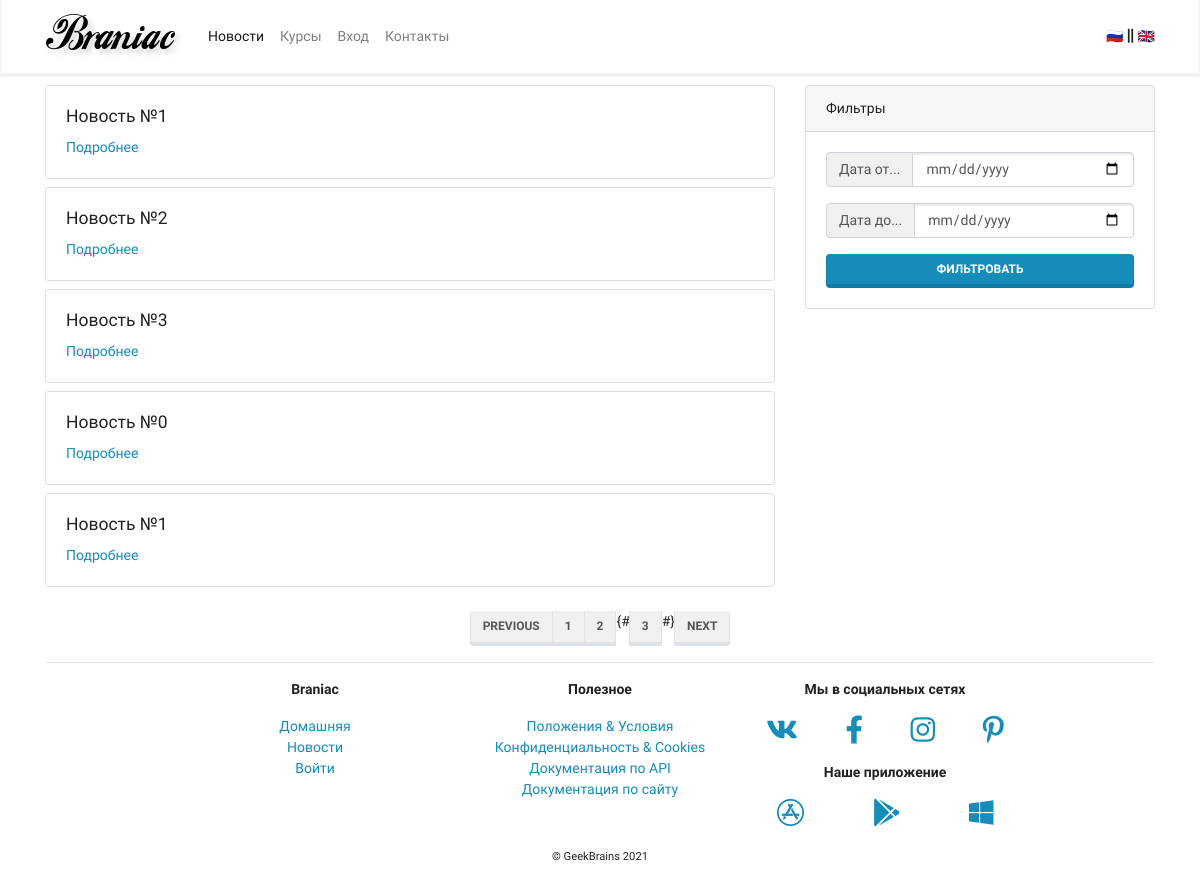
Page /mainapp/news/ on the earlier database version.
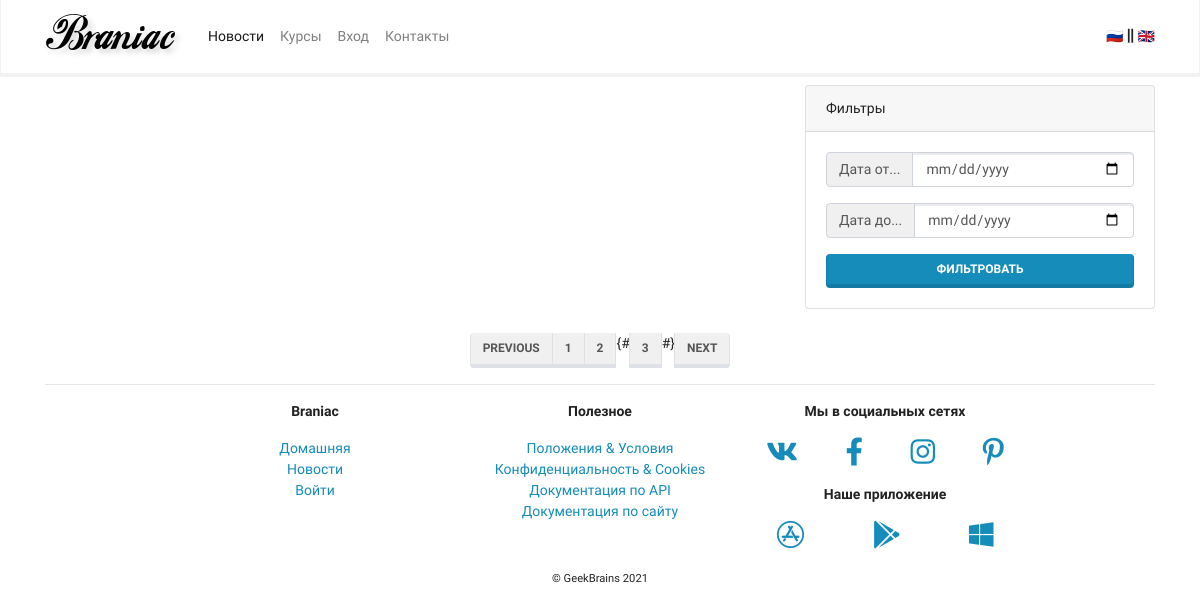
Same page on the later database version.
### mainapp/models.py (models this page shows, shortened)
class BaseModel(models.Model):
    created_at = models.DateTimeField(auto_now_add=True, verbose_name='Дата создания')
    update_at = models.DateTimeField(auto_now=True, verbose_name='Дата последнего изменения')
    deleted = models.BooleanField(default=False, verbose_name='Удалён')
    class Meta:
        abstract = True
        ordering = ('-created_at',)

class News(BaseModel):
    title = models.CharField(max_length=256, verbose_name='Заголовок')
    preamble = models.CharField(max_length=512, verbose_name='Вступление')
    body = models.TextField(verbose_name='Содержание')
    body_as_markdown = models.BooleanField(default=False, verbose_name='Разметка в формате Markdown')
    class Meta:
        verbose_name = 'новость'
        verbose_name_plural = 'новости'

### mainapp/views.py (the view)
# urls.py: path('news/', views.NewsListView.as_view(), name='news'),
class NewsListView(ListView):
    model = News
    paginate_by = 5
    def get_queryset(self):
        return super().get_queryset().filter(deleted=False)

### mainapp/templates/mainapp/news_list.html (shortened to what this page needs)
{% extends 'mainapp/base.html' %}
{% block content %}
<div class="row">
    <div class="col-lg-8">
        {% for item in object_list %}
        <div class="card my-2">
            <div class="card-body">
                <h5 class="card-title">{{ item.title }}</h5>
                <div class="row">
                    <div class="col">
                        <a href="{% url 'mainapp:news_detail' pk=item.pk %}"
                           class="card-link">Подробнее</a>
                    </div>
                </div>
            </div>
        </div>
        {% endfor %}
    </div>
    <div class="col-lg-4">
        <div class="card my-2 sticky-top">
            <div class="card-header">
                Фильтры
            </div>
            <div class="card-body">
                <form action="">
                    <div class="input-group mb-3">
                        <div class="input-group-prepend">
                            <span class="input-group-text" id="basic-addon1">Дата от...</span>
                        </div>
                        <input type="date" class="form-control" name="dateFrom">
                    </div>
                    <div class="input-group mb-3">
                        <div class="input-group-prepend">
                            <span class="input-group-text" id="basic-addon1">Дата до...</span>
                        </div>
                        <input type="date" class="form-control" name="dateTo">
                    </div>
                    <button type="submit"
                            class="btn btn-primary btn-block">Фильтровать
                    </button>
                </form>
            </div>
        </div>
    </div>
</div>
<div class="row justify-content-center align-items-center mt-3 mb-n3">
    <nav aria-label="Page navigation example">
        <ul class="pagination">
            <li class="page-item"><a class="page-link" href="#">Previous</a></li>
            <li class="page-item"><a class="page-link" href="#">1</a></li>
            <li class="page-item"><a class="page-link" href="#">2</a></li>
            {#
            <li class="page-item"><a class="page-link" href="#">3</a></li>
            #}
            <li class="page-item"><a class="page-link" href="#">Next</a></li>
        </ul>
    </nav>
</div>
{% endblock content %}

### mainapp/templates/mainapp/base.html (shortened to what this page needs)
{% load static %}
<!doctype html>
<html lang="ru">
<head>
    <link rel="stylesheet" href="{% static 'css/bootstrap.min.css' %}">
    <link rel="stylesheet" href="{% static 'css/Chart.min.css'%}">
    <link rel="stylesheet" href="{% static 'css/fontawesome.all.min.css'%}">
</head>
<body>
    <nav class="navbar navbar-expand-lg navbar-light bg-light">
        <div class="container">
            <a class="navbar-brand" href="{% url 'mainapp:index' %}">
                <img src="{% static 'img/logo.png' %}" alt="">
            </a>
            {% include 'mainapp/includes/inc_main_menu.html'%}
        </div>
    </nav>
    <div class="container-md">
    {% block content %}
    {% endblock %}
    </div>
    <div class="container-lg mt-auto">
        <hr>
        <div class="row justify-content-center">
            <div class="col-sm-6 col-md-3 text-center">
                <p>
                    <strong>Braniac</strong>
                </p>
                <p>
                <ul class="list-unstyled">
                    <li><a href="index.html">Домашняя</a></li>
                    <li><a href="news.html">Новости</a></li>
                    <li><a href="login.html">Войти</a></li>
                </ul>
                </p>
            </div>
            <div class="col-sm-6 col-md-3 text-center">
                <p>
                    <strong>Полезное</strong>
                </p>
                <p>
                <ul class="list-unstyled">
                    <li><a href="#">Положения &amp; Условия</a></li>
                    <li><a href="#">Конфиденциальность &amp; Cookies</a></li>
                    <li><a href="#">Документация по API</a></li>
                    <li><a href="doc_site.html">Документация по сайту</a></li>
                </ul>
                </p>
            </div>
            <div class="col-sm-6 col-md-3 text-center">
                <p>
                    <strong>Мы в социальных сетях</strong>
                </p>
                <p>
                <div class="row justify-content-around">
                    <div><a href="#"><i class="fab fa-vk fa-2x"></i></a></div>
                    <div><a href="#"><i class="fab fa-facebook-f fa-2x"></i></a></div>
                    <div><a href="#"><i class="fab fa-instagram fa-2x"></i></a></div>
                    <div><a href="#"><i class="fab fa-pinterest-p fa-2x"></i></a></div>
                </div>
                </p>
                <p>
                    <strong>Наше приложение</strong>
                </p>
                <p>
                <div class="row justify-content-around">
                    <div><a href="#"><i class="fab fa-app-store fa-2x"></i></a></div>
                    <div><a href="#"><i class="fab fa-google-play fa-2x"></i></a></div>
                    <div><a href="#"><i class="fab fa-windows fa-2x"></i></a></div>
                </div>
                </p>
            </div>
        </div>
        <div class="row justify-content-center">
            <div>
                <p><small>&copy; GeekBrains 2021</small></p>
            </div>
        </div>
    </div>
</body>
</html>

### mainapp/templates/mainapp/includes/inc_main_menu.html
<div class="collapse navbar-collapse" id="navbarSupportedContent">
    <ul class="navbar-nav mr-auto">
        <li class="nav-item {% if request.resolver_match.view_name == 'mainapp:news' %}active{% endif %}">
            <a class="nav-link" href="{% url 'mainapp:news' %}">Новости</a>
        </li>
        <li class="nav-item {% if request.resolver_match.view_name == 'mainapp:courses' %} active {% endif %} ">
            <a class="nav-link" href="{% url 'mainapp:courses' %}">Курсы</a>
        </li>
            {% if user.is_authenticated %}
        <li class="nav-item dropdown">
            <a class="nav-link dropdown-toggle" href="#" id="ddProfile" role="button" data-toggle="dropdown"
               aria-haspopup="true" aria-expanded="false">
                Профиль
            </a>
            <div class="dropdown-menu" aria-labelledby="ddProfile">
                <a class="dropdown-item" href="{% url 'authapp:edit' %}">Редактировать профиль</a>
                <a class="dropdown-item" href="#">Мои курсы</a>
                <div class="dropdown-divider"></div>
                {% if user.is_staff %}
                <a class="dropdown-item" href="{% url 'admin:index' %}">Модерация</a>
                {% endif %}
                {% if user.is_superuser %}
                <a class="dropdown-item" href="{% url 'admin:index' %}">Административный раздел</a>
                <a class="dropdown-item" href="{% url 'mainapp:logs_list' %}">Логи</a>
                {% endif %}
                <div class="dropdown-divider"></div>
                <a class="dropdown-item" href="{% url 'authapp:logout' %}">Выход</a>
            </div>
        </li>
            {% else %}
                <li class="nav-item ">
                    <a class="nav-link" href="{% url 'authapp:login' %}">Вход</a>
                </li>
            {% endif %}
        <li class="nav-item {% if request.resolver_match.view_name == 'mainapp:contacts' %} active {% endif %} ">
            <a class="nav-link" href="{% url 'mainapp:contacts' %}">Контакты</a>
        </li>
    </ul>
    <span><a href="#">🇷🇺</a> <i class="fas fa-grip-lines-vertical"></i> <a href="#">🇬🇧</a></span>
</div>

Differences in the rows shown:
removed News: title "Новость №1"
removed News: title "Новость №2"
removed News: title "Новость №3"
removed News: title "Новость №0"
removed News: title "Новость №1"
